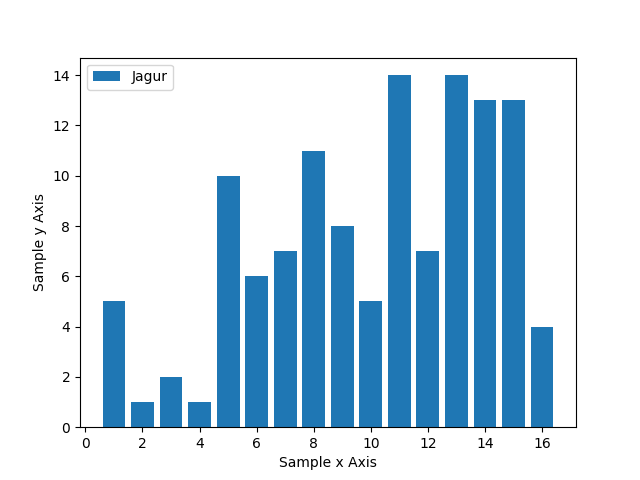

The Python source for this figure:
################################################################################################
#	name:	barplot-01.py
#	desc:	Simple bar plot
#	date:	2018-07-02
#	Author:	conquistadorjd
################################################################################################
import matplotlib.pyplot as plt
import numpy as np
import seaborn as sns

print('*** Program Started ***')

t= np.arange(1,17,1) 
y1= np.random.randint(1, 16,size=16)
y2= np.random.randint(1, 32,size=16)
y3= np.random.randint(1, 48,size=16)


plt.bar(t, y1,label="Jagur")
# sns.barplot(t, y1,label="Jagur")

plt.xlabel('Sample x Axis')  
plt.ylabel('Sample y Axis')  
plt.legend(loc=2)
# plt.title('subplot')
# plt.grid(True)
# plt.yscale('log')
# make these tick labels invisible
# plt.setp(ax1.get_xticklabels(), visible=False , fontsize=10)


# Saving image
plt.savefig('barplot-01.png')

# In case you dont want to save image but just displya it
plt.show()

print('*** Program ended ***')